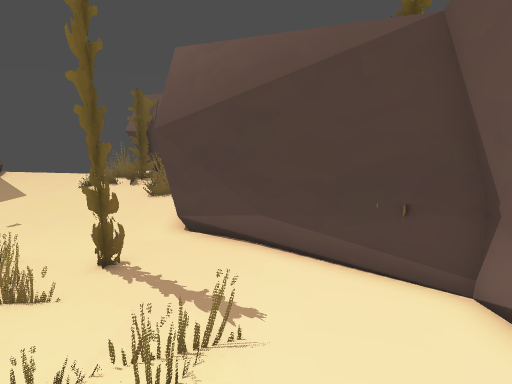
View 1 (above)

15 first-person views from a walk through a Godot game level. The camera is 1.4 m above the floor, tilts 12° down and sees 70° across. The floor is counted in squares, 0.5 m on a side. Each view is taken from the middle of a square. On the plan, view 1 faces up. The plan holds only what a view shows up to about 20 squares ahead; the rest is blank. The place goes on beyond the plan.

View 2
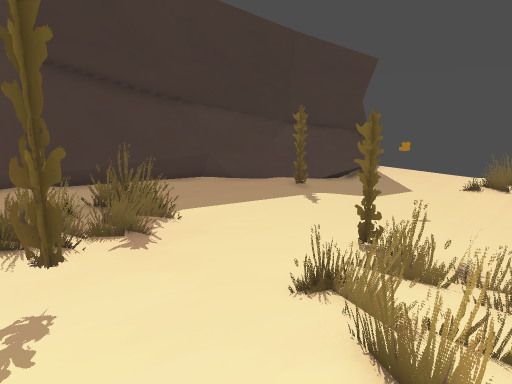

View 3
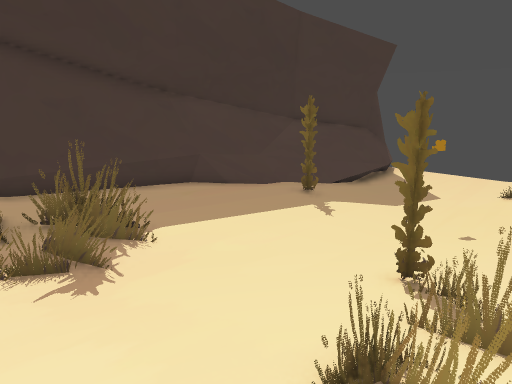

View 4
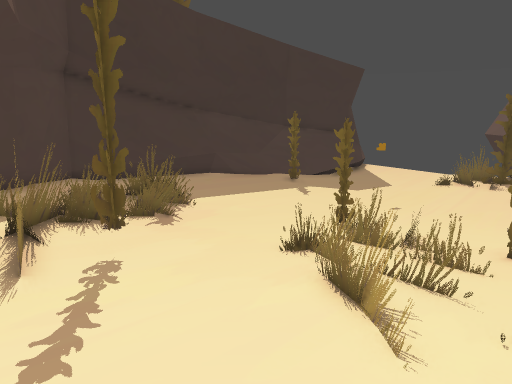

View 5
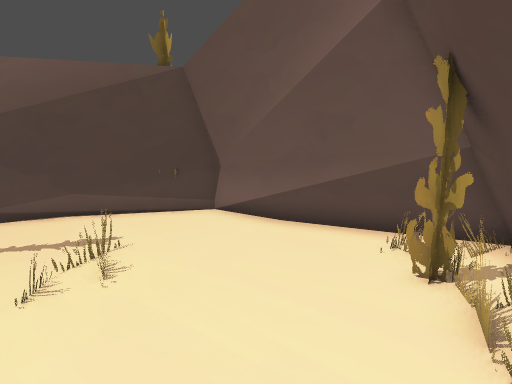

View 6
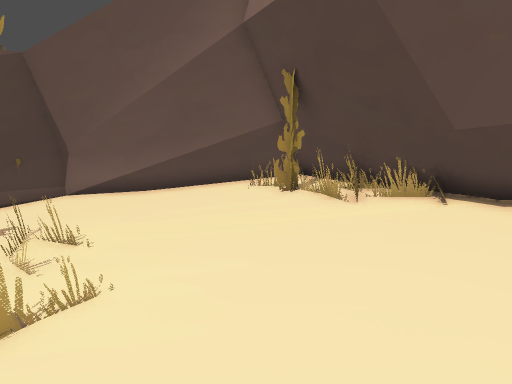

View 7
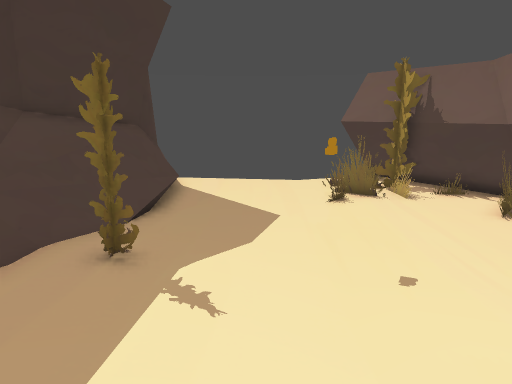

View 8
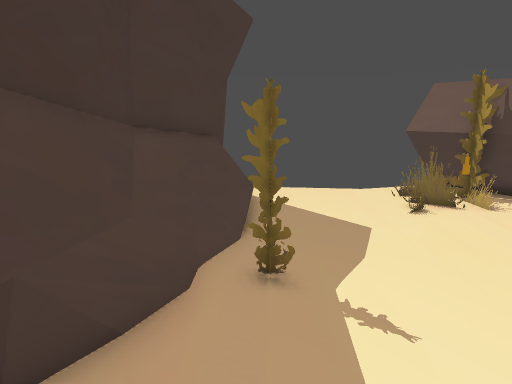

View 9
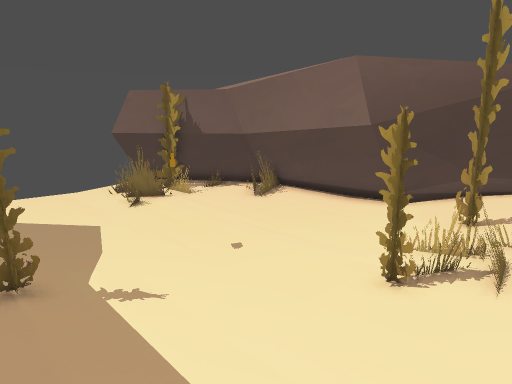

View 10
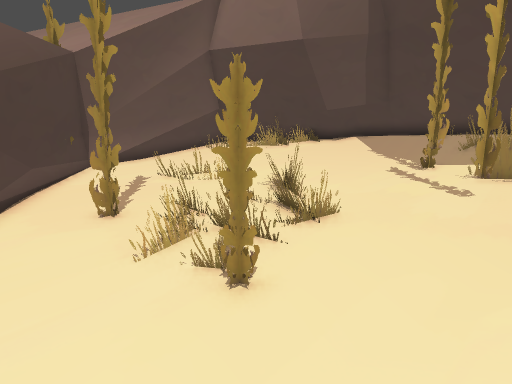

View 11
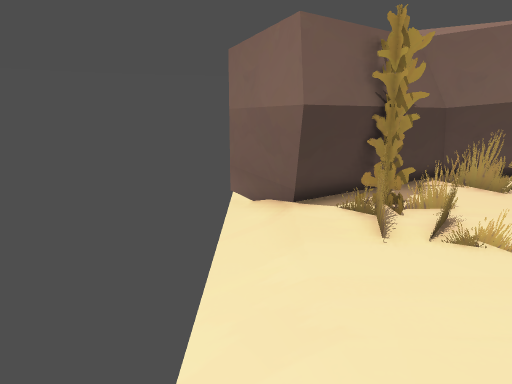

View 12
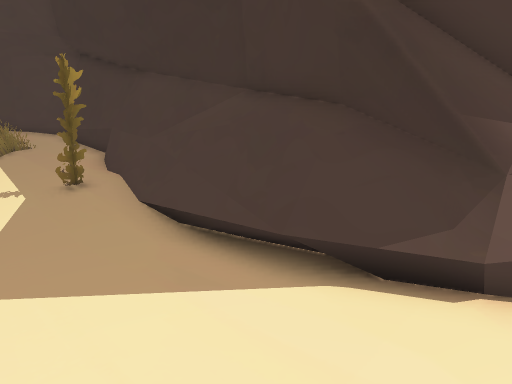

View 13
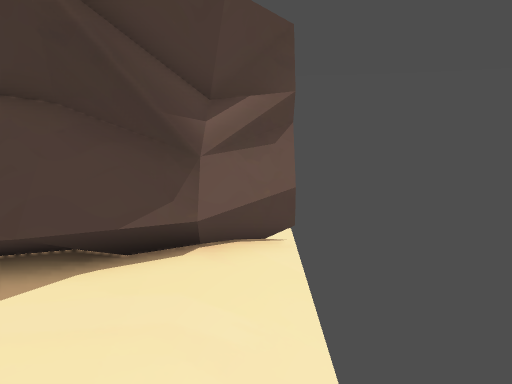

View 14
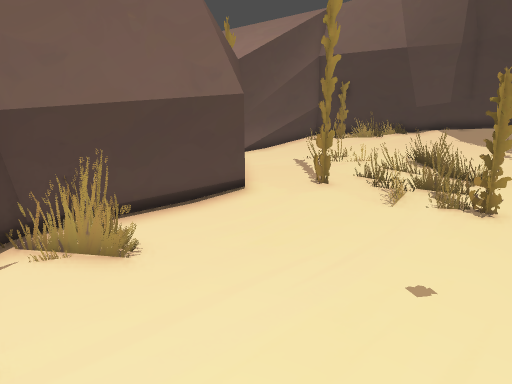

View 15
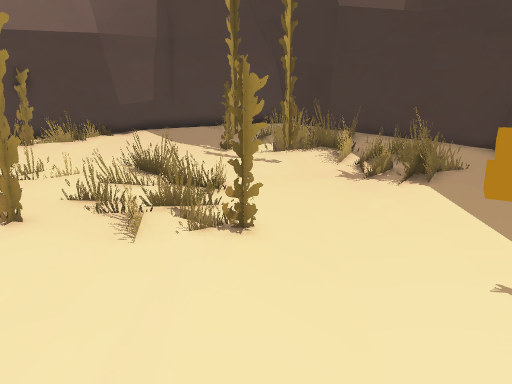

### Floor plan
Key: @ floor where view 1 was taken; # wall or solid block; . main floor; : floor 0.25 m higher than the main floor; - floor 0.25 m lower than the main floor; + floor 0.5 m higher than the main floor; * floor 0.75 m higher than the main floor; % floor 1 m higher than the main floor; / step, stairs or slope; = window, fence, low wall or low ledge; ^ raised ledge; T thing the floor can be seen under or through; O other object.
Columns run from 19 left of view 1 to 4 right of it. Each row starts with its distance up from view 1.
 24   #.....-----#
 23   #=.......###
 22   ##......=##
 21   ##=.....##
 20   ##=.....###
 19   #=......=#####
 18  ##=.....==..==#
 17  #==..........##
 16  #%/......... ##
 15 ##//:..........##
 14 ##///.......... #
 13 #=*/OO...-......#
 12 #=*:O:..........#
 11 ###:::..........##
 10 ##=::::.........:##
  9 ##=+:::...O.=T.: :###
  8 ##++:::...OT T=TT:::##
  7 #=++::::.. TTTT  :::###
  6 #^+++  ::::TT TT : ==:##
  5 #=++ ##=:::TTTT =#T==: #
  4 ##+####=:::= TTT==T::::#
  3 ##+ # #::::= TTT=TT:+++#
  2  #*   ##  :::: == +++++#
  1  ##=    ##:::::+=++++++#
  0          #::::+++++@+++#
 -1          #:::++++++++ ##
 -2          ### +++++++###
 -3            ##+++++ ###
 -4             # +++###
 -5             #=++*##
 -6             ######

Positions as (right, up) in squares from view 1, and headings:
1: (0, 0), facing up
2: (-4, -1), facing up-left
3: (-6, 1), facing up-left
4: (-2, -3), facing up-left
5: (-4, -4), facing up-right
6: (-9, -1), facing right
7: (-12, 6), facing up
8: (-15, 6), facing up
9: (-16, 5), facing up-right
10: (-13, 12), facing down-right
11: (-16, 24), facing right
12: (-11, 24), facing down-left
13: (-10, 24), facing left
14: (-11, 19), facing down-right
15: (-9, 16), facing down
